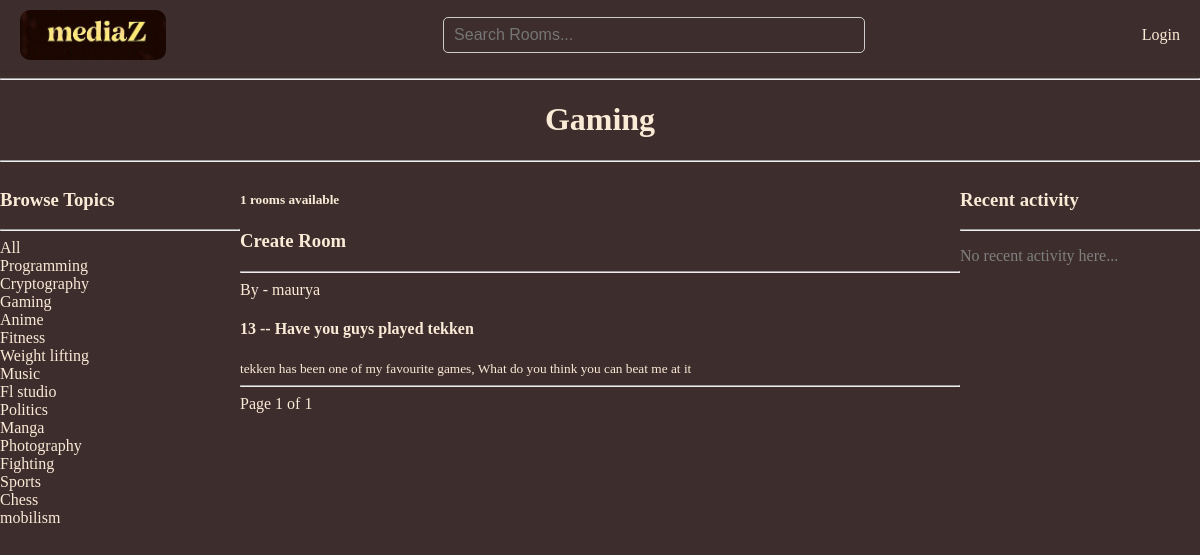
Page /?q=Gaming on the committed database.
### base/models.py (models this page shows, shortened)
class Topic(models.Model):
    name = models.CharField(max_length=200)

class Room(models.Model):
    host = models.ForeignKey(User, on_delete=models.SET_NULL, null=True)
    topic = models.ForeignKey(Topic, on_delete=models.SET_NULL, null=True)
    name = models.CharField(max_length=200)
    description = models.TextField(null=True, blank=True)
    participants = models.ManyToManyField(
        User,
        related_name='participants',
        blank=True
    )
    updated = models.DateTimeField(auto_now=True)
    created = models.DateTimeField(auto_now_add=True)
    class Meta:
        ordering = ['-updated', '-created']

### base/views.py (the view)
# urls.py: path('', views.home, name="home"),
def home(request):
    q = request.GET.get('q') if request.GET.get('q') != None else ''
    rooms = Room.objects.filter(
        Q(topic__name__icontains=q)|
        Q(name__icontains=q)|
        Q(description__icontains=q)|
        Q(host__username__icontains=q)
    )
    room_comments = Message.objects.filter(
        Q(room__topic__name__icontains=q)|
        Q(room__name__icontains=q)
    ).order_by('-created')
    room_count = rooms.count()
    topics = Topic.objects.all()
    paginator = Paginator(rooms, 5)
    page_number = request.GET.get('page')
    page_obj = paginator.get_page(page_number)
    comment_paginator = Paginator(room_comments, 7)
    comment_page_number = request.GET.get('comment_page')
    comment_page_obj = comment_paginator.get_page(comment_page_number)
    context = {
        'rooms':rooms,
        'topics': topics,
        'room_count':room_count,
        'room_comments':room_comments,
        'page_obj': page_obj,
        'comment_page_obj':comment_page_obj
    }
    return render(request, 'base/home.html', context)

### base/templates/base/home.html (shortened to what this page needs)
{% extends 'main.html' %}
{% block content %}
{% if request.GET.q != None %}
<h1 class="header">{{ request.GET.q }}</h1>
{% else %}
<h1 class="header">Home</h1>
{% endif %}
<hr>
<div class="home-container">
    <div>
        {% include 'base/topics.html' %}
    </div>
    <div>
        <h5>{{ page_obj.paginator.count }} rooms available</h5>
        <a href="{% url 'create-room' %}"><h3>Create Room</h3></a>
        <hr>
        <div>
            {% include 'base/feed.html' %}
        </div>
        <div class="pagination">
            <span>Page {{ page_obj.number }} of {{ page_obj.paginator.num_pages }}</span>
        </div>
    </div>
    <div>
        {% include 'base/activity.html' %}
    </div>
</div>
{% endblock %}

### base/templates/base/topics.html
<h3>Browse Topics</h3>
        <hr>
        <div>
            <a href="{% url 'home' %}">All</a>
        </div>
        {% for topic in topics %}
            <div>
                <a href="{% url 'home' %}?q={{topic.name}}"> {{topic.name}}</a>
            </div>
        {% endfor %}

### base/templates/base/feed.html (shortened to what this page needs)
{% for room in page_obj %}
                <div>
                    By - <a href="{% url 'user' room.host.id %}">{{room.host.username}}</a>
                    <h4>{{room.id}} -- <a href="{% url 'room' room.id %}">{{room.name}}</a></h4>
                    <small>{{room.description}}</small>
                    <hr>
                </div>
{% endfor %}

### static/styles/main.css (style rules this page uses)
* { background-color:rgb(61, 45, 45); color:antiquewhite; }
body { margin: 0; padding: 0; font-family: 'Times New Roman'; }
a { text-decoration: none; }
.header { text-align: center; }

### base/templates/base/home.html (style rules this page uses)
.home-container { display:grid; grid-template-columns:1fr 3fr 1fr; }

### rows in the picture
Topic: GET.q "Gaming", name "Gaming"
Topic: name "Programming"
Topic: name "Cryptography"
Topic: name "Anime"
Topic: name "Fitness"
Topic: name "Weight lifting"
Topic: name "Music"
Topic: name "Fl studio"
Topic: name "Politics"
Topic: name "Manga"
Topic: name "Photography"
Topic: name "Fighting"
Topic: name "Sports"
Topic: name "Chess"
Topic: name "mobilism"
Room: host.username "maurya", id "13", name "Have you guys played tekken", description "tekken has been one of my favourite games, What do you think you can beat me at it"

### other values in the picture
{{ page_obj.paginator.count }} "1"
{{ page_obj.number }} "1"
{{ page_obj.paginator.num_pages }} "1"
